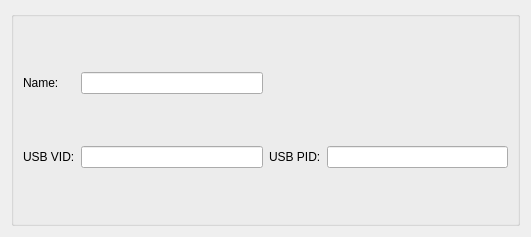
<?xml version="1.0" encoding="UTF-8"?>
<ui version="4.0">
 <class>OpenRGBQMKORGBSettingsEntryUi</class>
 <widget class="QWidget" name="OpenRGBQMKORGBSettingsEntryUi">
  <property name="geometry">
   <rect>
    <x>0</x>
    <y>0</y>
    <width>531</width>
    <height>237</height>
   </rect>
  </property>
  <property name="sizePolicy">
   <sizepolicy hsizetype="Expanding" vsizetype="Expanding">
    <horstretch>0</horstretch>
    <verstretch>0</verstretch>
   </sizepolicy>
  </property>
  <property name="windowTitle">
   <string>QMK settings entry</string>
  </property>
  <layout class="QGridLayout" name="gridLayout">
   <item row="1" column="0" colspan="2">
    <widget class="QGroupBox" name="groupBox">
     <property name="font">
      <font>
       <pointsize>9</pointsize>
      </font>
     </property>
     <property name="title">
      <string/>
     </property>
     <layout class="QGridLayout" name="gridLayout_2">
      <item row="2" column="5">
       <widget class="QLineEdit" name="USBPIDEdit"/>
      </item>
      <item row="1" column="3">
       <widget class="QLineEdit" name="NameEdit"/>
      </item>
      <item row="1" column="0">
       <widget class="QLabel" name="NameLabel">
        <property name="text">
         <string>Name:</string>
        </property>
       </widget>
      </item>
      <item row="2" column="3">
       <widget class="QLineEdit" name="USBVIDEdit"/>
      </item>
      <item row="2" column="4">
       <widget class="QLabel" name="USBPIDLabel">
        <property name="text">
         <string>USB PID:</string>
        </property>
       </widget>
      </item>
      <item row="2" column="0">
       <widget class="QLabel" name="USBVIDLabel">
        <property name="text">
         <string>USB VID:</string>
        </property>
       </widget>
      </item>
     </layout>
    </widget>
   </item>
  </layout>
 </widget>
 <tabstops>
  <tabstop>NameEdit</tabstop>
  <tabstop>USBVIDEdit</tabstop>
  <tabstop>USBPIDEdit</tabstop>
 </tabstops>
 <resources/>
 <connections/>
</ui>
